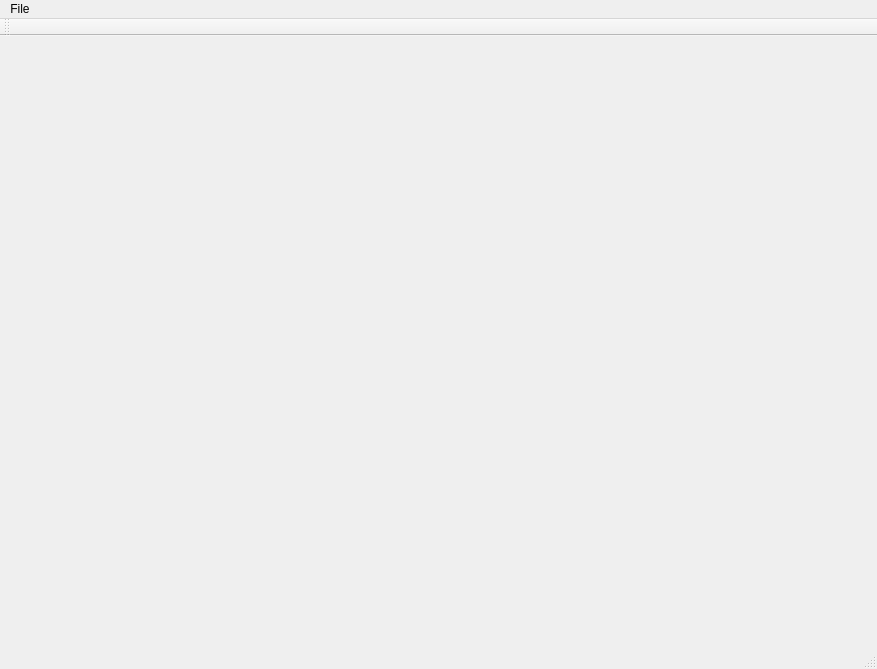
<?xml version="1.0" encoding="UTF-8"?>
<ui version="4.0">
 <class>RayTracerClass</class>
 <widget class="QMainWindow" name="RayTracerClass">
  <property name="geometry">
   <rect>
    <x>0</x>
    <y>0</y>
    <width>877</width>
    <height>669</height>
   </rect>
  </property>
  <property name="windowTitle">
   <string>RayTracer</string>
  </property>
  <widget class="QWidget" name="centralWidget">
   <layout class="QGridLayout" name="gridLayout_2">
    <item row="0" column="0">
     <layout class="QGridLayout" name="gridLayout">
      <item row="0" column="0">
       <layout class="QHBoxLayout" name="horizontalLayout"/>
      </item>
     </layout>
    </item>
   </layout>
  </widget>
  <widget class="QMenuBar" name="menuBar">
   <property name="geometry">
    <rect>
     <x>0</x>
     <y>0</y>
     <width>877</width>
     <height>21</height>
    </rect>
   </property>
   <widget class="QMenu" name="menuFile">
    <property name="title">
     <string>File</string>
    </property>
    <addaction name="CreatePPM"/>
    <addaction name="LoadPPM"/>
   </widget>
   <addaction name="menuFile"/>
  </widget>
  <widget class="QToolBar" name="mainToolBar">
   <attribute name="toolBarArea">
    <enum>TopToolBarArea</enum>
   </attribute>
   <attribute name="toolBarBreak">
    <bool>false</bool>
   </attribute>
  </widget>
  <widget class="QStatusBar" name="statusBar"/>
  <action name="CreatePPM">
   <property name="text">
    <string>Create PPM Image</string>
   </property>
  </action>
  <action name="LoadPPM">
   <property name="text">
    <string>Load PPM Image</string>
   </property>
  </action>
 </widget>
 <layoutdefault spacing="6" margin="11"/>
 <resources>
  <include location="RayTracer.qrc"/>
 </resources>
 <connections/>
</ui>
